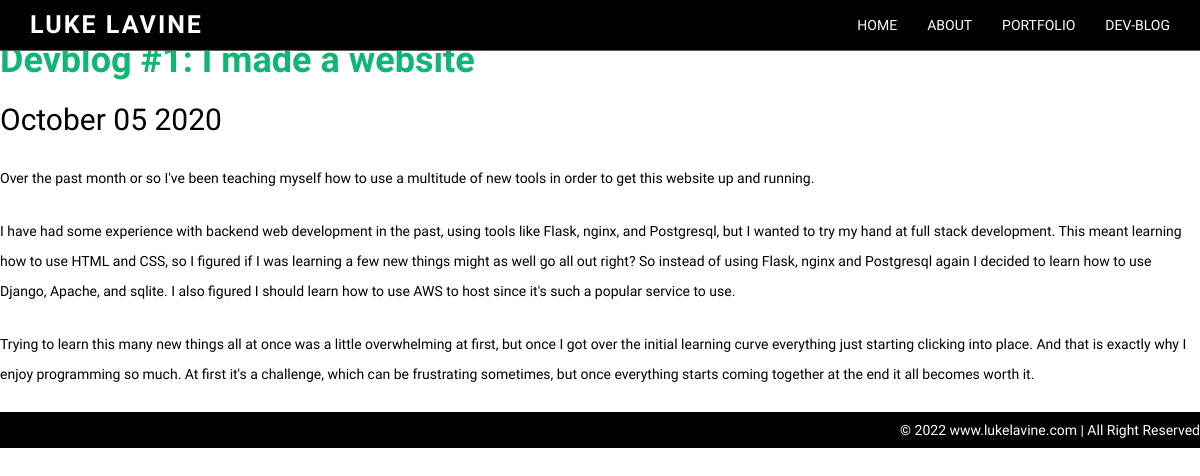
Page /blog/1/ on the committed database.
### blog/models.py (models this page shows)
class Post(models.Model):
	published = models.DateTimeField('date published')
	title = models.CharField(max_length = 100)
	text = models.TextField(blank=True)

### blog/views.py (the view)
# urls.py: path('<int:pk>/', views.detail, name='detail'),
def detail(request, pk):
	post = Post.objects.get(pk=pk)
	context = {
		"post": post
	}
	return render(request, "blog_detail.html", context)

### blog/templates/blog_detail.html
{% extends 'home/base.html' %}
{% block content %}
	<h1>{{post.title}}</h1>
	<h2>{{post.published | date:"F d Y"}}</h2>
	<p>{{post.text|linebreaks}}</p>
{% endblock %}

### home/static/assets/css/style.css (style rules this page uses)
body { font-family:'Open Sans', sans-serif; font-weight: 400; font-size: 14px; color: #000; margin-top: 40px; line-height:16px; }
h1, h2, h3, h4, h5, h6 { font-family:'Open Sans', sans-serif; font-weight: 500; line-height:40px; }
h1 { color:#11B674; font-weight: 700; }
p { line-height: 30px; margin-bottom: 23px; }

### rows in the picture
Post: title "Devblog #1: I made a website", published "October 05 2020", text "Over the past month or so I've been teaching myself how to use a multitude of new tools in order to get this website up and running. I have had some experience with backend web development in the past, using tools like Flask, nginx, and Postgresql, but I wanted to try my hand at full stack development. This meant learning how to use HTML and CSS, so I figured if I was learning a few new things might as well go all out right? So instead of using Flask, nginx and Postgresql again I decided to learn how to use Django, Apache, and sqlite. I also figured I should learn how to use AWS to host since it's such a popular service to use. Trying to learn this many new things all at once was a little…"
